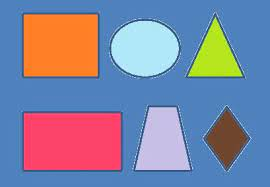
#> input picture Python Projects/Shape_Detection Python Project/image_01.png, 270 x 187 px
$ python shape_detection.py
#> lines starting #> are read from the running program, lines starting #| are printed output that depends on the picture; after the words box and inside, x2 and y2 are one past the last pixel; in counts of white or black regions, pixels touching at a corner belong together
import cv2
import numpy as np
from matplotlib import pyplot as plt

# reading image
img = cv2.imread('image_01.png')
#> img is the input picture: shape (187, 270, 3); mean B, G, R 161, 131.9, 129.5

# converting image into grayscale image
gray = cv2.cvtColor(img, cv2.COLOR_BGR2GRAY)
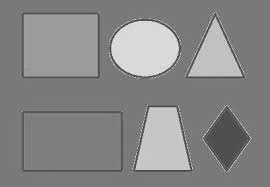
#> gray: shape (187, 270); min 50, max 239, mean 134.5

# setting threshold of gray image
_, threshold = cv2.threshold(gray, 127, 255, cv2.THRESH_BINARY)
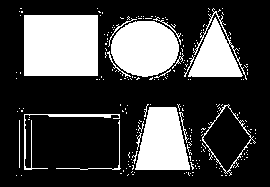
#> threshold: shape (187, 270); 27.1% white; 218 white regions (200 under 20 px)

# using a findContours() function
contours, _ = cv2.findContours(
	threshold, cv2.RETR_TREE, cv2.CHAIN_APPROX_SIMPLE)
#> contours = 234 contours, 226 with area under 20; largest, box (x1, y1, x2, y2) and area: (24, 15, 98, 76) 4380, (111, 21, 179, 77) 2889, (135, 107, 190, 170) 2496, (202, 104, 256, 176) 1750, (188, 8, 247, 80) 1674, (202, 105, 252, 173) 1664, (24, 114, 120, 170) 180, (107, 51, 131, 77) 22

i = 0

# list for storing names of shapes
for contour in contours:

	# here we are ignoring first counter because
	# findcontour function detects whole image as shape
	if i == 0:
		i = 1
		continue

	# cv2.approxPloyDP() function to approximate the shape
	approx = cv2.approxPolyDP(
		contour, 0.01 * cv2.arcLength(contour, True), True)

	# using drawContours() function
	cv2.drawContours(img, [contour], 0, (0, 0, 255), 5)

	# finding center point of shape
	M = cv2.moments(contour)
	if M['m00'] != 0.0:
		x = int(M['m10']/M['m00'])
		y = int(M['m01']/M['m00'])

	# putting shape name at center of each shape
	if len(approx) == 3:
		cv2.putText(img, 'Triangle', (x, y),
					cv2.FONT_HERSHEY_SIMPLEX, 0.6, (255, 255, 255), 2)

	elif len(approx) == 4:
		cv2.putText(img, 'Quadrilateral', (x, y),
					cv2.FONT_HERSHEY_SIMPLEX, 0.6, (255, 255, 255), 2)

	elif len(approx) == 5:
		cv2.putText(img, 'Pentagon', (x, y),
					cv2.FONT_HERSHEY_SIMPLEX, 0.6, (255, 255, 255), 2)

	elif len(approx) == 6:
		cv2.putText(img, 'Hexagon', (x, y),
					cv2.FONT_HERSHEY_SIMPLEX, 0.6, (255, 255, 255), 2)

	else:
#> (the run stopped early here; a loop or call above may not have finished)
